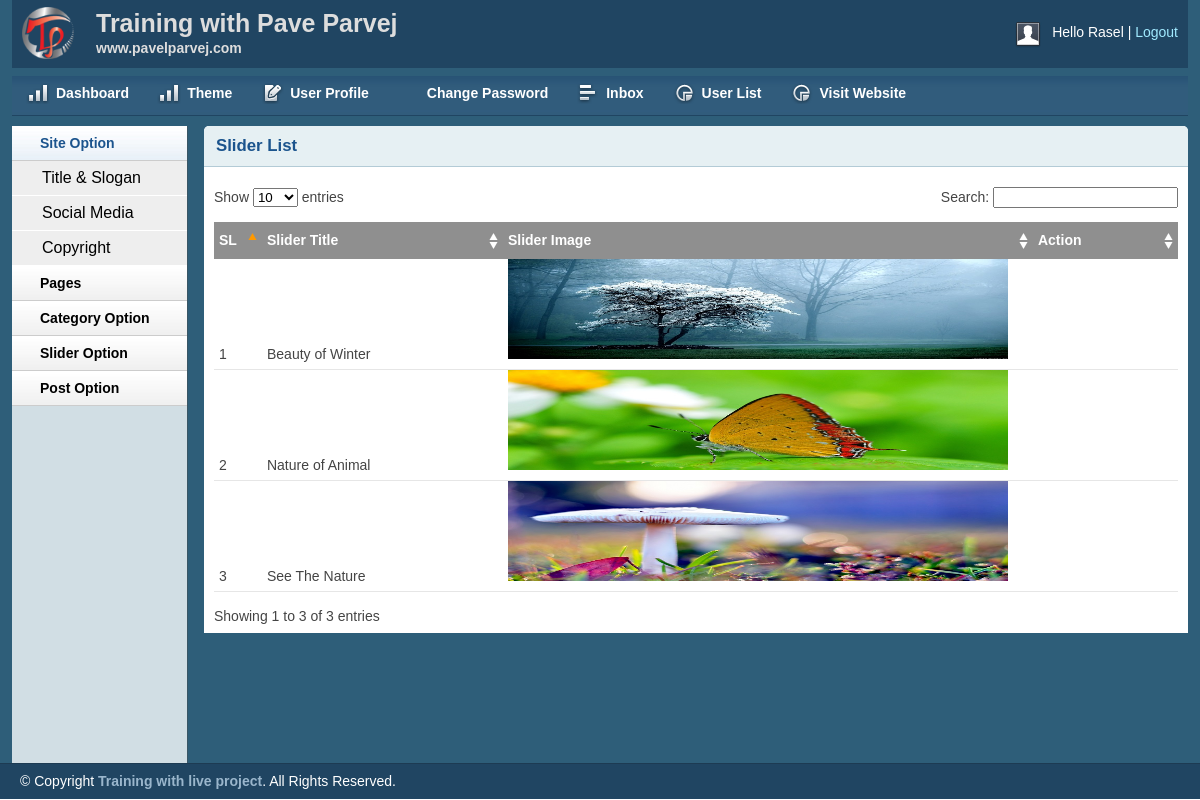
Page /admin/sliderlist.php (signed in) on the committed database.
### tables this page shows
CREATE TABLE `tbl_slider` (
  `id` int(11) NOT NULL,
  `title` varchar(255) NOT NULL,
  `slider` varchar(255) NOT NULL
);

### lib/Database.php (called while the page is built, shortened)
<?php
Class Database{
	public $host   = DB_HOST;
	public $user   = DB_USER;
	public $pass   = DB_PASS;
	public $dbname = DB_NAME;
	public $link;
	private function connectDB(){
	$this->link = new mysqli($this->host, $this->user, $this->pass, $this->dbname);
 }
	public function select($query){
		$result = $this->link->query($query) or die($this->link->error.__LINE__);
		if($result->num_rows > 0){
			return $result;
		} else {
			return false;
		}
	}
}

### admin/sliderlist.php (the view, shortened to what this page needs)
<?php
    include 'inc/header.php';
    include 'inc/sidebar.php';
?>
        <div class="grid_10">
            <div class="box round first grid">
                <h2>Slider List</h2>
                <div class="block">
                    <table class="data display datatable" id="example">
					<thead>
						<tr>
							<th width="5%">SL</th>
							<th width="25%">Slider Title</th>
							<th width="55%">Slider Image</th>
							<th width="15%">Action</th>
						</tr>
					</thead>
					<tbody>
					<?php
                        $query = "SELECT * FROM tbl_slider ORDER BY id DESC";
                        $getData = $db->select($query);
                        if ($getData) {
                        	$i=0;
                        	while ($result = $getData->fetch_assoc()) {
                        		$i++;
                    ?>
						<tr class="odd gradeX">
							<td><?php echo $i; ?></td>
							<td><?php echo $result['title']; ?></td>
							<td class="center"><img src="<?php echo $result['slider']; ?>" width="500px" height="100px" alt=""></td>
							<td>
							</td>
						</tr>
					<?php
					     	}
                        }
					?>
					</tbody>
				</table>
               </div>
            </div>
        </div>
<?php
    include 'inc/footer.php';
?>

### admin/css/text.css (style rules this page uses)
body { font: 13px/1.5 Tahoma, Helvetica, Arial, 'Liberation Sans', FreeSans, sans-serif; }
h2 { font-size: 23px; }
p, dl, hr, h1, h2, h3, h4, h5, h6, ol, ul, pre, table, address, fieldset { margin-bottom: 20px; }

### admin/css/grid.css (style rules this page uses)
.grid_1, .grid_2, .grid_3, .grid_4, .grid_5, .grid_6, .grid_7, .grid_8, .grid_9, .grid_10, .grid_11, .grid_12, .grid_13, .grid_14, .grid_15, .grid_16 { display: inline; float: left; margin-left: 1%; margin-right: 1%; }
.container_12 .grid_10 { width: 81.333%; }

### admin/css/layout.css (style rules this page uses)
body { background: #fff none repeat scroll 0 0; color: #444; font-size: 14px; padding: 0; }
h1, h2, h3, h4, h5, h6 { line-height:1.2em; margin-bottom:.3em; }
h2 { margin-top:1em; }
.box { background:#fff; margin-bottom:20px; padding:10px 10px 10px 10px; margin-left:-8px; }
.box.grid { padding-bottom:40px; }
.box.round { -moz-border-radius: 5px 5px 0px 0px; -webkit-border-radius: 5px 5px 0px 0px; border-radius: 5px 5px 0px 0px; }
.box h2 { font-size:1.2em; font-weight:bold; color:#1B548D; background:#E6F0F3; margin:-10px -10px 0 -10px; padding:10px 12px; border-bottom:1px solid #B3CBD6; -moz-border-radius: 5px 5px 0px 0px; -webkit-border-radius: 5px 5px 0px 0px; border-radius: 5px 5px 0px 0px; }
.box.first { min-height: 406px; }
.block { padding-top:20px; }
.block { padding-bottom:1px; }
table.display { margin: 0 auto; clear: both; width: 100%; }
.sorting_asc { background: #8f8f8f url(../img/table/sort_asc.png) no-repeat center right; padding:8px 5px; text-align:left; color:#fff; }
.sorting { background:#8f8f8f url(../img/table/sort_both.png) no-repeat center right; padding:8px 5px; text-align:left; color:#fff; }
tr.odd { height: 30px; line-height: 30px; border-bottom:1px solid #e6e6e6; }
tr.even { height: 30px; line-height: 30px; border-bottom:1px solid #e6e6e6; }
tr.odd td, tr.even td { padding-left:5px; }

### rows in the picture
tbl_slider: title "Beauty of Winter", slider (picture)
tbl_slider: title "Nature of Animal", slider (picture)
tbl_slider: title "See The Nature", slider (picture)

### other values in the picture
Session::get('username') "Rasel"
